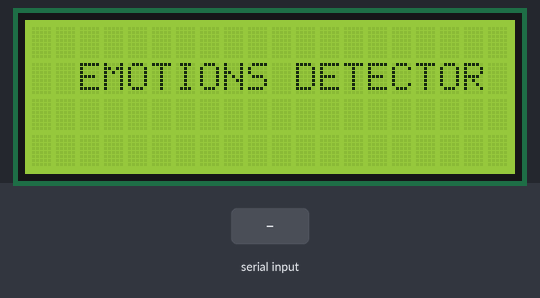
Bench run of a sketch on a simulated Arduino Uno, built with avr-gcc and run on an emulated ATmega328P. Parts: 20×4 character LCD. The inputs (shaded band) are chosen by the test bench.

Above: at 0.7 s.
2.9 s: "A" received over Serial
At 4.1 s:
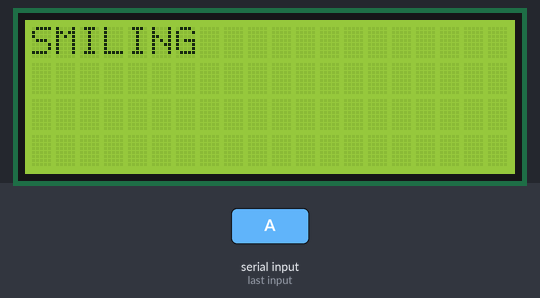
4.4 s: "1" received over Serial
At 5.2 s:
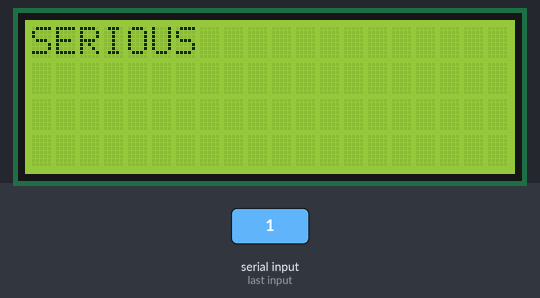
Timing chart, 0 to 7.4 s (numbered marks = the images above; inputs shaded):
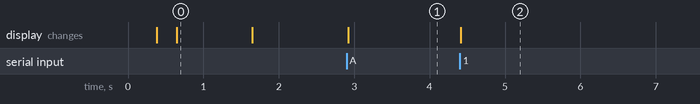

The sketch:

EmotionsLCD.ino
```cpp
#include <Wire.h>
#include <LiquidCrystal_I2C.h>

LiquidCrystal_I2C lcd (0x27,16,2);
char incomingData;
void setup() {
  // put your setup code here, to run once:
  Serial.begin(9600);
  lcd.init();
  lcd.begin(20,4);
  for(int i = 0; i< 1; i++)
  {
    lcd.backlight();
    delay(250);
    lcd.noBacklight();
    delay(250);
  }

  lcd.backlight(); // terminamos con el backlight on
  lcd.setCursor(2,1);
  lcd.print("EMOTIONS DETECTOR");
  delay(1000);
  lcd.clear();

}

void loop() {
  // put your main code here, to run repeatedly:
  if(Serial.available() > 0){
    incomingData = Serial.read();
    lcd.clear();
    lcd.setCursor(0,0);
    incomingData == 'A' ? lcd.print("SMILING") : lcd.print("SERIOUS");
  }
  delay(10);

}
```

Measured:
- after the input at 2.9 s, the display: changes at once (image 1)
- after the input at 4.4 s, the display: changes at once (image 2)
- what the display in image 0 shows lasts 1.0 s, from 0.6 s to 1.6 s
